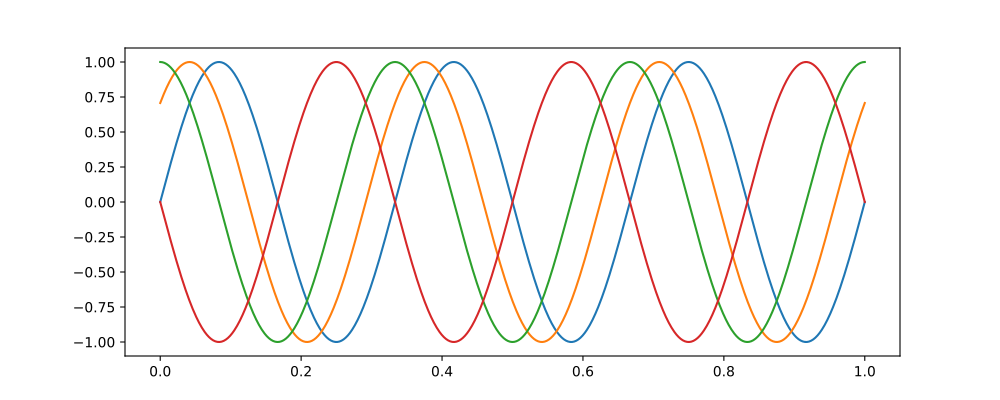

Write the Python code that produced this figure.
import numpy as np
import matplotlib.pyplot as plt

A = 1
f = 3
fs = 1000
t = np.linspace(0, 1, fs)
phases = [0, np.pi/4, np.pi/2, np.pi]

plt.figure(figsize=(10, 4))
for phi in phases:
    x = A * np.sin(2 * np.pi * f * t + phi)
    plt.plot(t, x)

plt.savefig("ex2.pdf")
plt.show()

x = A * np.sin(2 * np.pi * f * t)
z = np.random.normal(0, 1, len(t))
snr_values = [0.1, 1, 10, 100]

fig, axs = plt.subplots(4, 1, figsize=(10, 8))
norm_x = np.linalg.norm(x)
norm_z = np.linalg.norm(z)

for i, snr in enumerate(snr_values):
    gamma = norm_x / (norm_z * np.sqrt(snr))
    x_noise = x + gamma * z

    axs[i].plot(t, x_noise, color='red', alpha=0.7)
    axs[i].plot(t, x, color='black')

axs[-1].set_xlabel('Timp [s]')
plt.savefig("ex2_noise.pdf")
plt.show()
